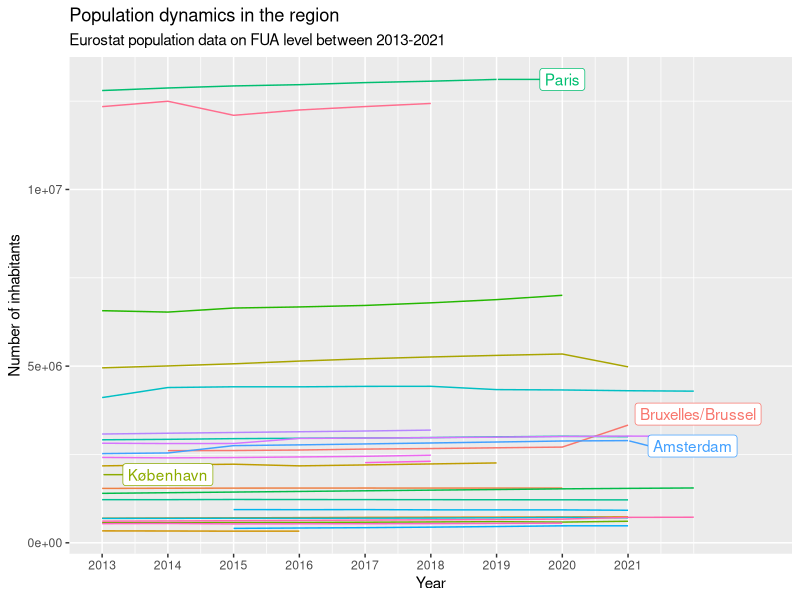

Write the R code that produced this figure. (Note: this script raises an error after producing the figure.)
# Load package(s) ----
## If you get an error trying to run the library() functions below, it means 
## that the package is not installed. Execute install.packages("packagename") 
## in the console, replacing "packagename" with 
## "tidyverse", for instance, if you want to install the "tidyverse" package.
## Do that for all packages.

# install.packages("tidyverse")
# install.packages("scales")
# install.packages("ggrepel")

library(tidyverse)
library(scales)
library(ggrepel)

# Get urban population data between 2013-2022 from Eurostat ----
## Source: https://ec.europa.eu/eurostat/databrowser/view/URB_LPOP1__custom_5120358/default/table?lang=en
pop_13_22_f <- read_csv("data/raw/urb_lpop1__custom_5120358_page_linear.csv")
pop_13_22_c <- read_csv("data/raw/urb_cpop1_page_linear.csv")
ua <- read_csv("data/raw/URAU_LB_2021_3035_CITIES_within_frame.csv")

# Examine the data ----
# View(pop_13_22_f)
glimpse(pop_13_22_f)

# Clean the data ----
pop_13_22_long <- pop_13_22_f |> 
  # Remove unnecessary columns
  select(-c(DATAFLOW, `LAST UPDATE`, freq, indic_ur, OBS_FLAG)) |> 
  # Remove countries
  filter(nchar(cities) > 2)

# Show the population trend of all capital cities in the region
pop_13_22_long |>
  # filter(cities %in% c("BE001F", "DE001F", "NL001F", "UK001F")) |> 
  filter(substr(cities, 3, 6) == "001F") |> 
  left_join(ua |> filter(CITY_CPTL == "Y"), by = c("cities" = "FUA_CODE")) |> 
  group_by(cities) |> 
  mutate(label = if_else(TIME_PERIOD == max(TIME_PERIOD), as.character(URAU_NAME), NA_character_)) |> 
  ungroup() |>
  ggplot(aes(x = TIME_PERIOD, y = OBS_VALUE, color = cities, group = cities)) +
  geom_line() +
  geom_label_repel(aes(label = label),
                   nudge_x = 1,
                   na.rm = TRUE) +
  scale_x_continuous(breaks = seq(from = 2013,
                                  to = 2021,
                                  by = 1),
                     limits = c(2013, 2023)) +
  xlab("Year") +
  ylab("Number of inhabitants") +
  labs(title = "Population dynamics in the region",
       subtitle = "Eurostat population data on FUA level between 2013-2021") +
  scale_color_discrete(name = "Muncipality") +
  theme(legend.position = "none")

# Generate table in wide format
pop_13_22_c_wide <- pop_13_22_c |>  
  pivot_wider(names_from = TIME_PERIOD, values_from = OBS_VALUE) |>
  select(-c(DATAFLOW, `LAST UPDATE`, freq, indic_ur, OBS_FLAG, `2022`)) |>
  filter(nchar(cities) > 2) |>
  group_by(cities) |>
  summarise_all(.funs = c(sum="sum")) |> 
  ungroup() |> 
  rename_with(str_sub, start = 1L, end = 4L, .cols = ends_with("_sum")) |> 
  mutate(across(where(is.double), ~na_if(., 0)))

# Write wide table with time-series data
write_csv(pop_13_22_c_wide, "data/processed/pop_13_22_c_wide.csv", na = "")
